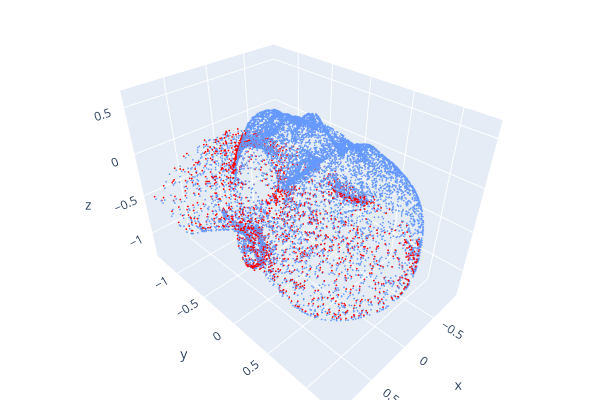

Write notebook code for a chart like this one.
### Code cell
o3d.visualization.draw_plotly([ref_pcd, new_src_pcd])

### Figure 1 — Plotly figure (JSON) as saved in the notebook; plotly's stock layout.template omitted (floating-point values rounded to 4 significant figures; data arrays with more than 128 entries replaced by an {"elided": "..."} marker saying what was removed)
{"data": [{"marker": {"color": {"elided": "10788x3 float values"}, "size": 1}, "mode": "markers", "type": "scatter3d", "x": {"elided": "10788 float values"}, "y": {"elided": "10788 float values"}, "z": {"elided": "10788 float values"}}, {"marker": {"color": {"elided": "2057x3 float values"}, "size": 1}, "mode": "markers", "type": "scatter3d", "x": {"elided": "2057 float values"}, "y": {"elided": "2057 float values"}, "z": {"elided": "2057 float values"}}], "layout": {"height": 400, "margin": {"b": 0, "l": 0, "r": 0, "t": 0}, "scene": {"camera": {"center": {"x": 0, "y": 0, "z": 0}, "up": {"x": 0, "y": 0, "z": 1}}}, "showlegend": false, "width": 600}}
